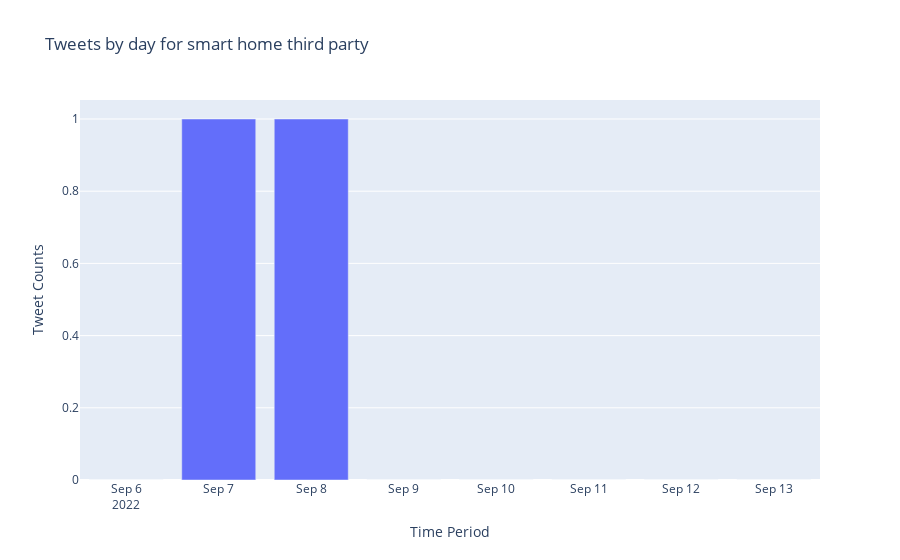

This figure's notebook cell:
### Code cell
import plotly.graph_objects as go
from twarc import Twarc2
import json

# Replace with your own bearer token
client_2 = Twarc2(
    bearer_token='AAAAAAAAAAAAAAAAAAAAAIPigAEAAAAA64aeG60pydtseMVb%2BGO8DUKDueM%3DAn6Zp0E3hyfEjzYEh9e3iQYA25t9XpxJz7NHEt5e5SbAAhYphX')
# Replace the query below with your own query
query = "smart home third party"

# Get the recent Tweet counts using Twarc for your query by day
search_results = client_2.counts_recent(query=query, granularity='day')

for page in search_results:
    # Get the data object from the Tweet counts response which contains the daily Tweet count
    data = page['data']
    break

#To display the Tweet counts in a bar graph, we will get the start date in a list called day to display on the x-axis
#and the corresponding tweet_counts in a list called tweet_counts to display on the y-axis
day = []
tweet_counts = []

for d in data:
    # Add the start date to display on x-axis
    day.append(d['start'][:10])
    # Add the daily Tweet counts to display on the y-axis
    tweet_counts.append(d['tweet_count'])

# Build a bar chart
fig = go.Figure(data=[go.Bar(x=day, y=tweet_counts)])

# Add the titles
fig.update_layout(xaxis_title="Time Period", yaxis_title="Tweet Counts",
                  title_text='Tweets by day for {}'.format(query))

fig.show()

### Figure 1 — Plotly figure (JSON) as saved in the notebook; plotly's stock layout.template omitted (floating-point values rounded to 4 significant figures)
{"data": [{"type": "bar", "x": ["2022-09-06", "2022-09-07", "2022-09-08", "2022-09-09", "2022-09-10", "2022-09-11", "2022-09-12", "2022-09-13"], "y": [0, 1, 1, 0, 0, 0, 0, 0]}], "layout": {"title": {"text": "Tweets by day for smart home third party"}, "xaxis": {"title": {"text": "Time Period"}}, "yaxis": {"title": {"text": "Tweet Counts"}}}}
